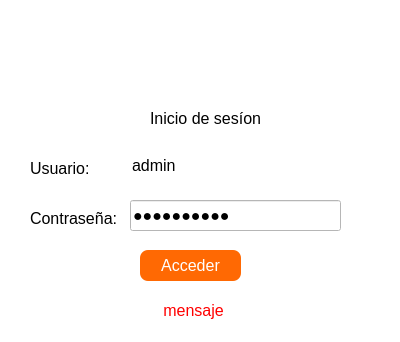
<?xml version="1.0" encoding="UTF-8"?>
<ui version="4.0">
 <class>formLogin</class>
 <widget class="QDialog" name="formLogin">
  <property name="geometry">
   <rect>
    <x>0</x>
    <y>0</y>
    <width>400</width>
    <height>342</height>
   </rect>
  </property>
  <property name="windowTitle">
   <string>Inicio de sesión</string>
  </property>
  <property name="styleSheet">
   <string notr="true">background-color: rgb(255, 255, 255);
</string>
  </property>
  <widget class="QLabel" name="label">
   <property name="geometry">
    <rect>
     <x>120</x>
     <y>30</y>
     <width>171</width>
     <height>71</height>
    </rect>
   </property>
   <property name="text">
    <string/>
   </property>
   <property name="pixmap">
    <pixmap>logo.png</pixmap>
   </property>
   <property name="scaledContents">
    <bool>true</bool>
   </property>
  </widget>
  <widget class="QLabel" name="label_2">
   <property name="geometry">
    <rect>
     <x>150</x>
     <y>110</y>
     <width>111</width>
     <height>16</height>
    </rect>
   </property>
   <property name="font">
    <font>
     <pointsize>12</pointsize>
    </font>
   </property>
   <property name="text">
    <string>Inicio de sesíon</string>
   </property>
  </widget>
  <widget class="QLabel" name="label_3">
   <property name="geometry">
    <rect>
     <x>30</x>
     <y>160</y>
     <width>61</width>
     <height>16</height>
    </rect>
   </property>
   <property name="font">
    <font>
     <pointsize>12</pointsize>
    </font>
   </property>
   <property name="text">
    <string>Usuario:</string>
   </property>
  </widget>
  <widget class="QLabel" name="label_4">
   <property name="geometry">
    <rect>
     <x>30</x>
     <y>210</y>
     <width>91</width>
     <height>16</height>
    </rect>
   </property>
   <property name="font">
    <font>
     <pointsize>12</pointsize>
    </font>
   </property>
   <property name="text">
    <string>Contraseña:</string>
   </property>
  </widget>
  <widget class="QLineEdit" name="txtUsuario">
   <property name="geometry">
    <rect>
     <x>130</x>
     <y>150</y>
     <width>211</width>
     <height>31</height>
    </rect>
   </property>
   <property name="font">
    <font>
     <pointsize>12</pointsize>
    </font>
   </property>
   <property name="styleSheet">
    <string notr="true">border:solid 1px;
border-radius:8px;</string>
   </property>
   <property name="text">
    <string>admin</string>
   </property>
   <property name="placeholderText">
    <string>Ingrese su usuario</string>
   </property>
  </widget>
  <widget class="QLineEdit" name="txtClave">
   <property name="geometry">
    <rect>
     <x>130</x>
     <y>200</y>
     <width>211</width>
     <height>31</height>
    </rect>
   </property>
   <property name="font">
    <font>
     <pointsize>12</pointsize>
    </font>
   </property>
   <property name="styleSheet">
    <string notr="true"/>
   </property>
   <property name="text">
    <string>admin2050.</string>
   </property>
   <property name="echoMode">
    <enum>QLineEdit::Password</enum>
   </property>
   <property name="placeholderText">
    <string>Ingrese su contraseña</string>
   </property>
  </widget>
  <widget class="QPushButton" name="btnAcceder">
   <property name="geometry">
    <rect>
     <x>140</x>
     <y>250</y>
     <width>101</width>
     <height>31</height>
    </rect>
   </property>
   <property name="font">
    <font>
     <pointsize>12</pointsize>
    </font>
   </property>
   <property name="styleSheet">
    <string notr="true">background-color: rgb(255, 105, 3);
color: rgb(255, 255, 255);
border-radius:8px</string>
   </property>
   <property name="text">
    <string>Acceder</string>
   </property>
  </widget>
  <widget class="QLabel" name="lblMensaje">
   <property name="geometry">
    <rect>
     <x>48</x>
     <y>300</y>
     <width>291</width>
     <height>20</height>
    </rect>
   </property>
   <property name="font">
    <font>
     <pointsize>12</pointsize>
    </font>
   </property>
   <property name="styleSheet">
    <string notr="true">color: rgb(255, 0, 0);</string>
   </property>
   <property name="text">
    <string>mensaje</string>
   </property>
   <property name="alignment">
    <set>Qt::AlignCenter</set>
   </property>
  </widget>
 </widget>
 <resources>
  <include location="imagenes.qrc"/>
 </resources>
 <connections/>
</ui>
